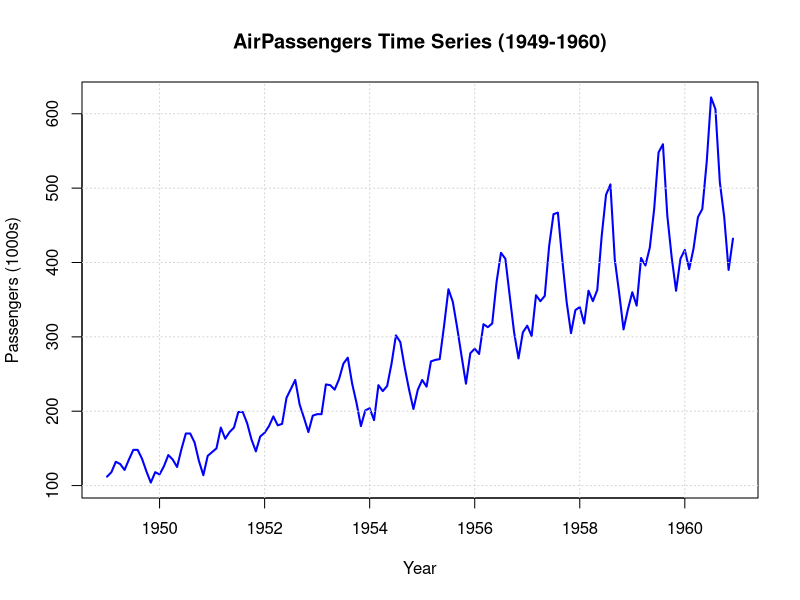
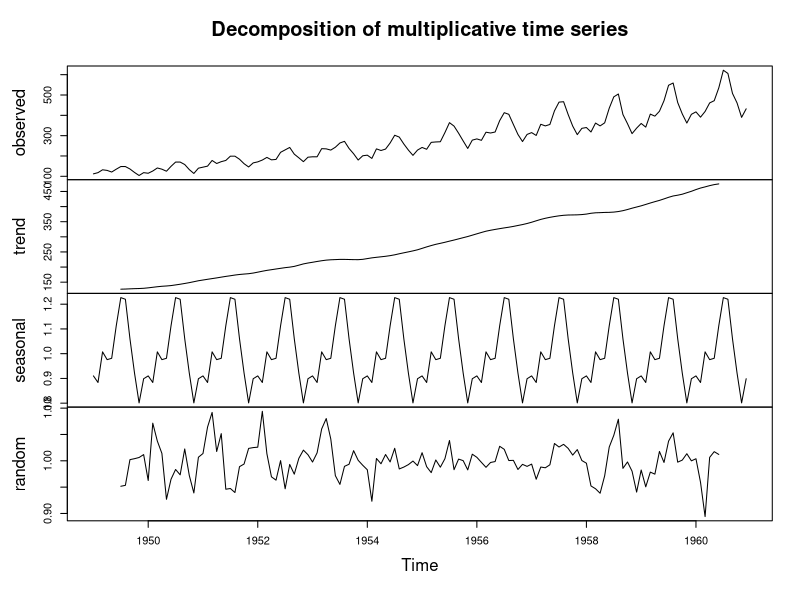
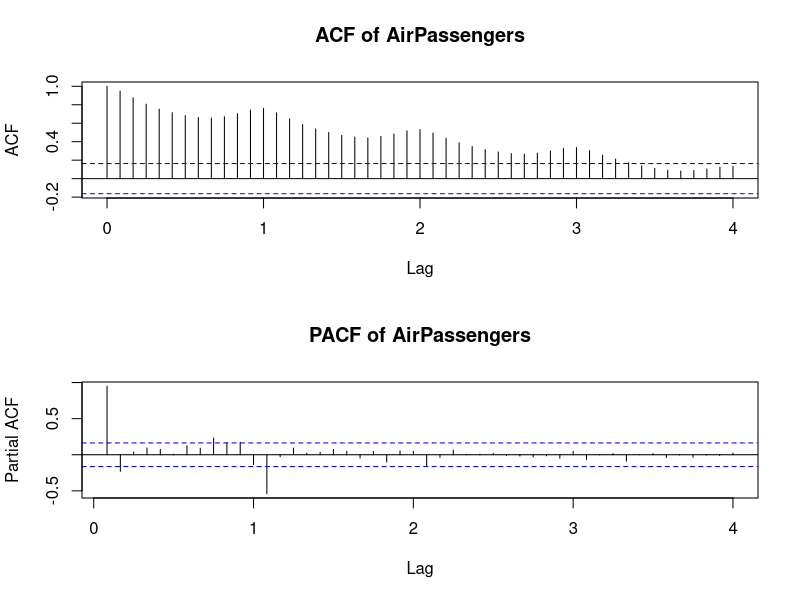
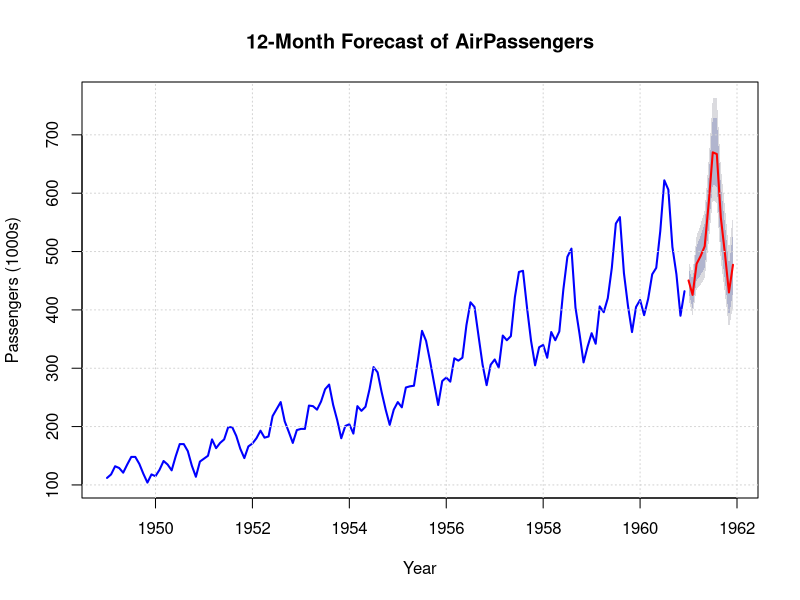
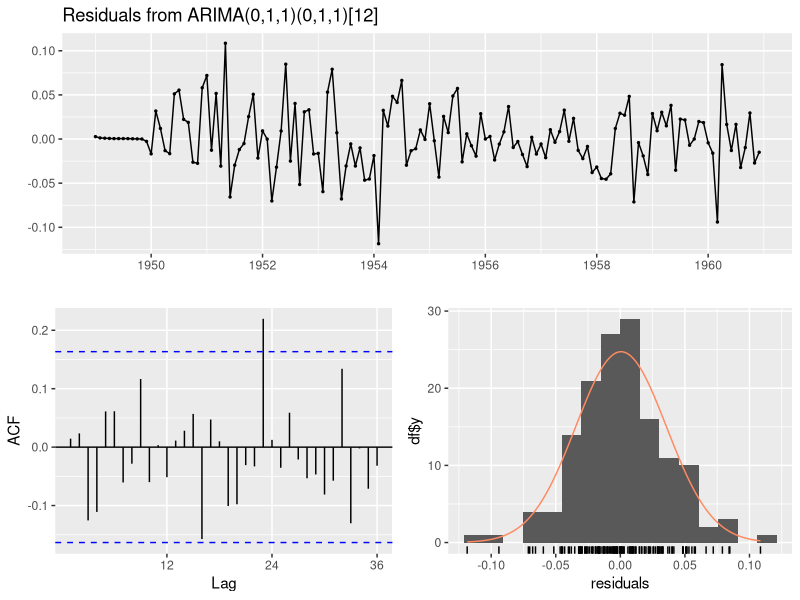

Recreate these plots in R, in order.
# Practical 10: AirPassengers Time Series Forecasting
# Objective: Forecast monthly passenger numbers for the next 12 months

# Setup directories and paths
args <- commandArgs(trailingOnly = FALSE)
file_arg <- "--file="
if (any(grepl(file_arg, args))) {
  script_file <- normalizePath(sub(file_arg, "", args[grep(file_arg, args)]))
  script_dir <- dirname(script_file)
  setwd(script_dir)
}
dir.create("plots", showWarnings = FALSE)

# Ensure required packages are available
required_pkgs <- c("tseries", "forecast")
for (p in required_pkgs) {
  if (!requireNamespace(p, quietly = TRUE)) {
    install.packages(p, repos = "https://cran.rstudio.com/")
  }
}

library(tseries)
library(forecast)

# Step 1: Load the AirPassengers dataset
data(AirPassengers)
ap <- AirPassengers
cat("Dataset loaded. Observations:", length(ap), "\n")

# Step 2: Exploratory Data Analysis
png("plots/plot1_airpassengers.png", width = 900, height = 600)
plot(ap, main = "AirPassengers Time Series (1949-1960)", 
     ylab = "Passengers (1000s)", xlab = "Year", 
     col = "blue", lwd = 2)
grid()
dev.off()

# Seasonal Decomposition (Multiplicative since variance increases with level)
png("plots/plot2_decomposition.png", width = 900, height = 900)
ap_decomp <- decompose(ap, type = "multiplicative")
plot(ap_decomp)
dev.off()

# Step 3: Check Stationarity
cat("\nKPSS Test for Stationarity (null = Level):\n")
print(kpss.test(ap, null = "Level"))

png("plots/plot3_acf_pacf.png", width = 900, height = 900)
par(mfrow = c(2,1))
acf(ap, lag.max = 48, main = "ACF of AirPassengers")
pacf(ap, lag.max = 48, main = "PACF of AirPassengers")
par(mfrow = c(1,1))
dev.off()

# Step 4: Model Selection
# We'll use log transformation to stabilize variance then auto.arima for SARIMA
cat("\nSelecting SARIMA model on log-transformed data...\n")
log_ap <- log(ap)
best_model <- auto.arima(log_ap, seasonal = TRUE, stepwise = FALSE, approximation = FALSE)
cat("Selected model (on logged data):\n")
print(best_model)

# Step 5: Forecasting
# Forecast the next 12 months
cat("\nForecasting for the next 12 months...\n")
ap_forecast_log <- forecast(best_model, h = 12)

# Back-transform the forecast to original scale
# forecast() on an auto.arima log-fitted model automatically handles back-transformation 
# if the lambda=0 was used or it was manual log. However, to be explicit if using manual log:
# We'll re-fit with lambda=0 to have auto-backtransformation in the forecast object for plot clarity
final_model <- auto.arima(ap, lambda = 0, seasonal = TRUE, stepwise = FALSE, approximation = FALSE)
ap_forecast <- forecast(final_model, h = 12)

print(summary(ap_forecast))

# Plot the forecast
png("plots/plot4_forecast.png", width = 900, height = 600)
plot(ap_forecast, main = "12-Month Forecast of AirPassengers", 
     ylab = "Passengers (1000s)", xlab = "Year", 
     col = "blue", fcol = "red", lwd = 2)
grid()
dev.off()

# Step 6: Residual Diagnostics
png("plots/plot5_residuals.png", width = 900, height = 900)
checkresiduals(final_model)
dev.off()

cat("\nAnalysis complete. Results generated for Practical 10.\n")
